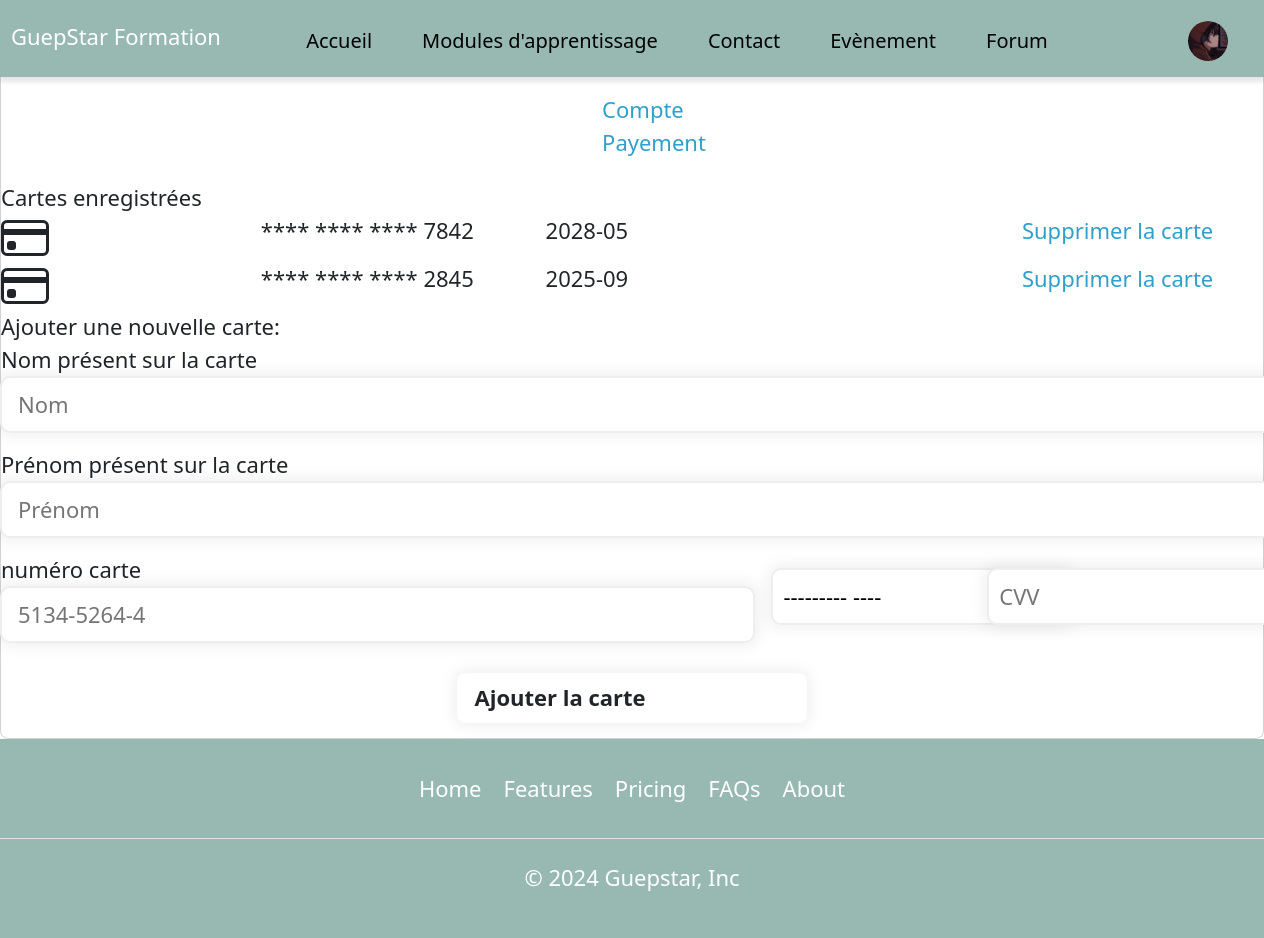
Page /card_check.php (signed in) on the committed database.
### tables this page shows
CREATE TABLE `users` (
  `id` int(11) NOT NULL,
  `nom` varchar(128) NOT NULL,
  `prenom` varchar(128) NOT NULL,
  `numero_telephone` varchar(10) DEFAULT NULL,
  `adresse` varchar(100) DEFAULT NULL,
  `ville` varchar(50) DEFAULT NULL,
  `code_postal` varchar(5) DEFAULT NULL,
  `Region` varchar(30) DEFAULT NULL,
  `pays` varchar(50) DEFAULT NULL,
  `email` varchar(128) NOT NULL,
  `password` varchar(255) NOT NULL,
  `cv` varchar(255) NOT NULL DEFAULT 'default.jpg',
  `image` text,
  `verif_u` int(4) NOT NULL DEFAULT '0',
  `verif_f` int(65) DEFAULT NULL,
  `date_insc` datetime NOT NULL DEFAULT CURRENT_TIMESTAMP,
  `credit` int(11) NOT NULL DEFAULT '5'
);

CREATE TABLE `card` (
  `id` int(11) NOT NULL,
  `id_user` int(11) NOT NULL,
  `numero` varchar(255) NOT NULL,
  `exp_date` varchar(255) NOT NULL,
  `cvv` varchar(255) NOT NULL,
  `nom` varchar(40) NOT NULL,
  `prenom` varchar(40) NOT NULL,
  `numero_5` int(4) NOT NULL,
  `montant` varchar(7) NOT NULL
);

### card_check.php (the view, shortened to what this page needs)
<!DOCTYPE HTML>
<html>
<head>
        <link href="https://cdn.jsdelivr.net/npm/bootstrap@5.3.3/dist/css/bootstrap.min.css" rel="stylesheet">
        <?php
        if(isset($_COOKIE['nm']) && $_COOKIE['nm'] === 'actif') {
            echo '<link rel="stylesheet" type="text/css" href="css/style_nightmode.css">';
            echo '<link rel="stylesheet" type="text/css" href="css/style_payement.css">';
        } else {
            echo '<link rel="stylesheet" type="text/css" href="css/style.css">';
            echo '<link rel="stylesheet" type="text/css" href="css/style_payement.css">';
        }
        ?>
    </head>
    <?php
if(isset($_COOKIE['nm']) && $_COOKIE['nm'] === 'actif') {
        echo '<body style="background-color :#353535;">';
    } else {
        echo '<body>';
    }?>
        <?php include('includes/header.php'); ?>
        <main>
            <div class="payement">
                <div class="card mt-50 mb-50">
                    <div class="card-title mx-auto">
                    </div>
                    <div class="nav">
                        <ul class="mx-auto">
                            <li><a href="profil.php">Compte</a></li>
                            <li class="active"><a href="#">Payement</a></li>
                        </ul>
                    </div>
                    <?php
                    if(isset($_GET['renvoi'])) {
                    $renvoi = $_GET['renvoi'];
                        if($renvoi == 1){
                            echo' <form action="verif_payement.php?renvoi=1" method="post">';
                        }
                    }else{echo' <form action="verif_payement.php" method="post">';}
                    ?>
                    <?php
                        include('includes/db.php');
                        $q = 'SELECT numero, exp_date, cvv, id, numero_5 FROM card WHERE id_user = :id';
                        $req = $bdd->prepare($q);
                        $req->execute([':id' => $_SESSION['id']]);
                        $result = $req->fetchAll(PDO::FETCH_ASSOC);
                        if (!empty($result)) {
                            echo '<span id="card-header">Cartes enregistrées</span>';
                            foreach ($result as $row) {
                                echo '
                                <div class="row row-1">
                                    <div class="col-2">
                                    <svg xmlns="http://www.w3.org/2000/svg" width="48" height="48" fill="currentColor" class="bi bi-credit-card" viewBox="0 0 16 16">
                                    <path d="M0 4a2 2 0 0 1 2-2h12a2 2 0 0 1 2 2v8a2 2 0 0 1-2 2H2a2 2 0 0 1-2-2zm2-1a1 1 0 0 0-1 1v1h14V4a1 1 0 0 0-1-1zm13 4H1v5a1 1 0 0 0 1 1h12a1 1 0 0 0 1-1z"/>
                                    <path d="M2 10a1 1 0 0 1 1-1h1a1 1 0 0 1 1 1v1a1 1 0 0 1-1 1H3a1 1 0 0 1-1-1z"/>
                                    </svg>
                                    </div>
                                    <div class="col-7">
                                    <span>&emsp;&emsp;**** **** **** ' . substr($row["numero_5"], -4) . '&emsp;&emsp;&emsp;</span>
                                        <span> </span>
                                        <span>' . $row["exp_date"] . '</span>
                                    </div>
                                    <div class="col-3 d-flex justify-content-center">
                                        <a href="delete_card.php?id=' . htmlspecialchars($row["id"]) . '">Supprimer la carte</a>
                                    </div>
                                </div>
                                ';
                            }
                        }
                        ?>
                        <span id="card-header">Ajouter une nouvelle carte:</span>
                        <div class="row-1">
                            <div class="row row-2">
                                <span id="card-inner">Nom présent sur la carte</span>
                            </div>
                            <div class="row row-2">
                                <input type="text" name="nom" placeholder="Nom">
                            </div>
                        </div>
                        <div class="row-1">
                            <div class="row row-2">
                                <span id="card-inner">Prénom présent sur la carte</span>
                            </div>
                            <div class="row row-2">
                                <input type="text" name="prenom" placeholder="Prénom">
                            </div>
                        </div>
                        <div class="row three">
                            <div class="col-7">
                                <div class="row-1">
                                    <div class="row row-2">
                                        <span id="card-inner">numéro carte</span>
                                    </div>
                                    <div class="row row-2">
                                        <input type="text" name="numero" placeholder="5134-5264-4">
                                    </div>
                                </div>
                            </div>
                            <div class="col-2">
                                <input type="month" name="exp_date" placeholder="Exp. date" min="2024-04">
                            </div>
                            <div class="col-2">
                                <input type="text" name="cvv" placeholder="CVV">
                            </div>
                        </div>
                        <button class="btn d-flex mx-auto" type="submit"><b>Ajouter la carte</b></button>
                    </form>
                </div>
            </div>
        </main>
        <?php include('includes/footer.php'); ?>
    </body>
 </html>

### includes/header.php (shortened to what this page needs)
<header>
            <section class="section-container-accueil">
                <section class="text-section-accueil">
                <h1 class="titre-header">GuepStar Formation</h1>
                </section>
                <section class="text-section-accueil-2">
                    <nav class="nav1">
                        <ul>
                        <?php
                            if(isset($_SESSION['id'])){
                            include('includes/db.php');
                            $q = 'SELECT image FROM users WHERE id = :id';
                            $req = $bdd->prepare($q);
                            $req->execute([
                                'id' => $_SESSION['id']
                            ]);
                            $result = $req->fetch(PDO::FETCH_ASSOC);}
                            if(isset($_SESSION['email'])){
                                if (isset($_COOKIE['langue']) && $_COOKIE['langue']!='fr') {
                                    $langue = $_COOKIE['langue'];
                                    if($langue == 'en'){
                                        echo '
                                            <li><a href="index.php">Home</a></li>
                                            <li><a href="modules.php">Learning Modules</a></li>
                                            <li><a href="contact.php">Contact</a></li>
                                            <li><a href="reservation.php">Evènement</a></li>
                                            <li><a href="forum.php">Forum</a></li>
                                        ';
                                    }
                                    if($langue == 'es'){
                                        echo '
                                            <li><a href="index.php">bienvenida</a></li>
                                            <li><a href="modules.php">Módulos de aprendizaje</a></li>
                                            <li><a href="contact.php">Contactar</a></li>
                                            <li><a href="reservation.php">Evènement</a></li>
                                            <li><a href="forum.php">Forum</a></li>
                                        ';
                                    }
                                    if($langue == 'ch'){
                                        echo '
                                            <li><a href="index.php">欢迎</a></li>
                                            <li><a href="modules.php">学习模块</a></li>
                                            <li><a href="contact.php">接触</a></li>
                                            <li><a href="reservation.php">Evènement</a></li>
                                            <li><a href="forum.php">Forum</a></li>
                                        ';
                                    }
                                }else{
                                    echo '
                                        <li><a href="index.php">Accueil</a></li>
                                        <li><a href="modules.php">Modules d\'apprentissage</a></li>
                                        <li><a href="contact.php">Contact</a></li>
                                        <li><a href="reservation.php">Evènement</a></li>
                                        <li><a href="forum.php">Forum</a></li>
                                    ';
                                }
                            }
                            ?>
                        </ul>
                    </nav>
                </section>
                <section class="text-section-accueil-3">
                    <nav class="nav2">
                        <ul>
                            <li>
                                <?php
                                if(isset($_SESSION['email'])){
                                    echo '
                                        <img src="uploads/' . (isset($result['image']) ? $result['image'] : 'default.jpg') . '" alt="" class="user-pic user-pic-background" onclick="toggleMenu()">';
                                }
                                ?>
                            </li>
                        </ul>
                    </nav>
                </section>
            </section>
        </header>

### css/style.css (style rules this page uses)
html { font-size: 22px; font-family: 'police1' ; margin-top: 1.25em; }
.user-pic { width: 40px; border-radius: 50%; cursor: pointer; margin-left: 30px; }
.user-pic-background { background-color: #fff; }
body { margin: 0;; }
header { position: fixed; top: 0; left: 0; width: 100%; z-index: 2; box-shadow: 0px 5px 5px rgba(0, 0, 0, 0.1); background-color: #98B9B2; color: white; size: 2rem; text-align: left; padding: 0.5em; padding-bottom: 0.75em; }
.titre-header { padding: 0; margin: 0; font-size:inherit; }
header nav ul { text-align: end; padding: 10; list-style: none; display: flex; margin: 0; }
header nav li a { text-align: center; margin: auto; padding: auto; font-size: 20px; }
.section-container-accueil { display:flex; align-items: center; }
.text-section-accueil-2 { flex: 1; text-align:center; font-size: 1px; }
button { align-items: center; text-align: center; }
.profil, button { border: 2px solid #eee; box-shadow:0 0 15px 4px rgba(0,0,0,0.06); padding:10px; margin: 15px; border-radius:10px; font-family:inherit; font-size: inherit; height: 50px; width: 350px; position: center; }
input { border: 2px solid #eee; box-shadow:0 0 15px 4px rgba(0,0,0,0.06); padding:10px; margin: 15px; border-radius:10px; font-family:inherit; font-size: inherit; height: auto; width: 300px; position: center; }
ul, li { list-style-type: none; }
nav { margin-top: 10px; }
nav ul { list-style: none; padding: 0; margin: 0; display: flex; justify-content: center; }
nav li { margin: 0 25px; }
nav a { margin: 10%; text-decoration: none; color: black; font-size: 25px; }
a { color: rgb(48, 159, 202); text-decoration: none; }

### css/style_payement.css (style rules this page uses)
body { margin-top:20px; }

### rows in the picture
users: image (picture)
card: numero_5 "7842", exp_date "2028-05"
card: numero_5 "2845", exp_date "2025-09"
